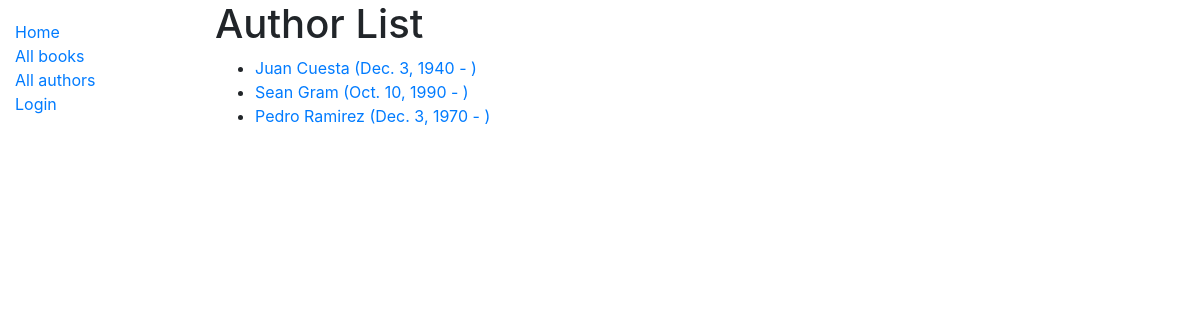
Screenshot of /catalog/authors/ with the database file from the repository.
### catalog/models.py (models this page shows, shortened)
class Author(models.Model):
    first_name = models.CharField(max_length=100)
    last_name = models.CharField(max_length=100)
    date_of_birth = models.DateField(null=True, blank=True)
    date_of_death = models.DateField('died', null=True, blank=True)
    class Meta:
        ordering = ['last_name', 'first_name']
    def get_absolute_url(self):
        return reverse('author-detail', args=[str(self.id)])

### catalog/views.py (the view)
# urls.py: path('authors/', views.AuthorListView.as_view(), name='authors'),
class AuthorListView(generic.ListView):
    model = Author
    paginate_by = 10

### catalog/templates/catalog/author_list.html
{% extends 'base_generic.html' %}
{% block content %}
    <h1>Author List</h1>
    {% if author_list %}
        <ul>
            {% for author in author_list %}
                <li>
                    <a href="{{ author.get_absolute_url }}">{{ author.first_name }} {{ author.last_name }} ({{ author.date_of_birth }} - {% if author.date_of_death %}{{ author.date_of_death }} {% endif %})</a>
                </li>
            {% endfor %}
        </ul>
    {% else %}
        <p>There are no authors</p>
    {% endif %}
{% endblock %}

### rows the page displays
Author: first_name "Juan", last_name "Cuesta", date_of_birth "Dec. 3, 1940"
Author: first_name "Sean", last_name "Gram", date_of_birth "Oct. 10, 1990"
Author: first_name "Pedro", last_name "Ramirez", date_of_birth "Dec. 3, 1970"
